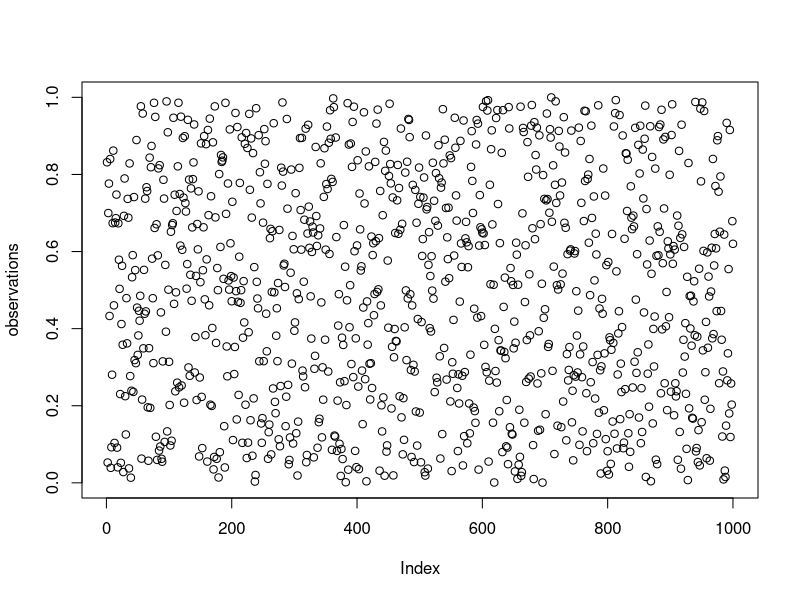

This chart was generated by the following R code:
## ---- chunk 1
observations <- runif(n = 1000, min = 0, max = 1)
## ---- chunk 2
summary(observations)
## ---- chunk 3
plot(observations)
